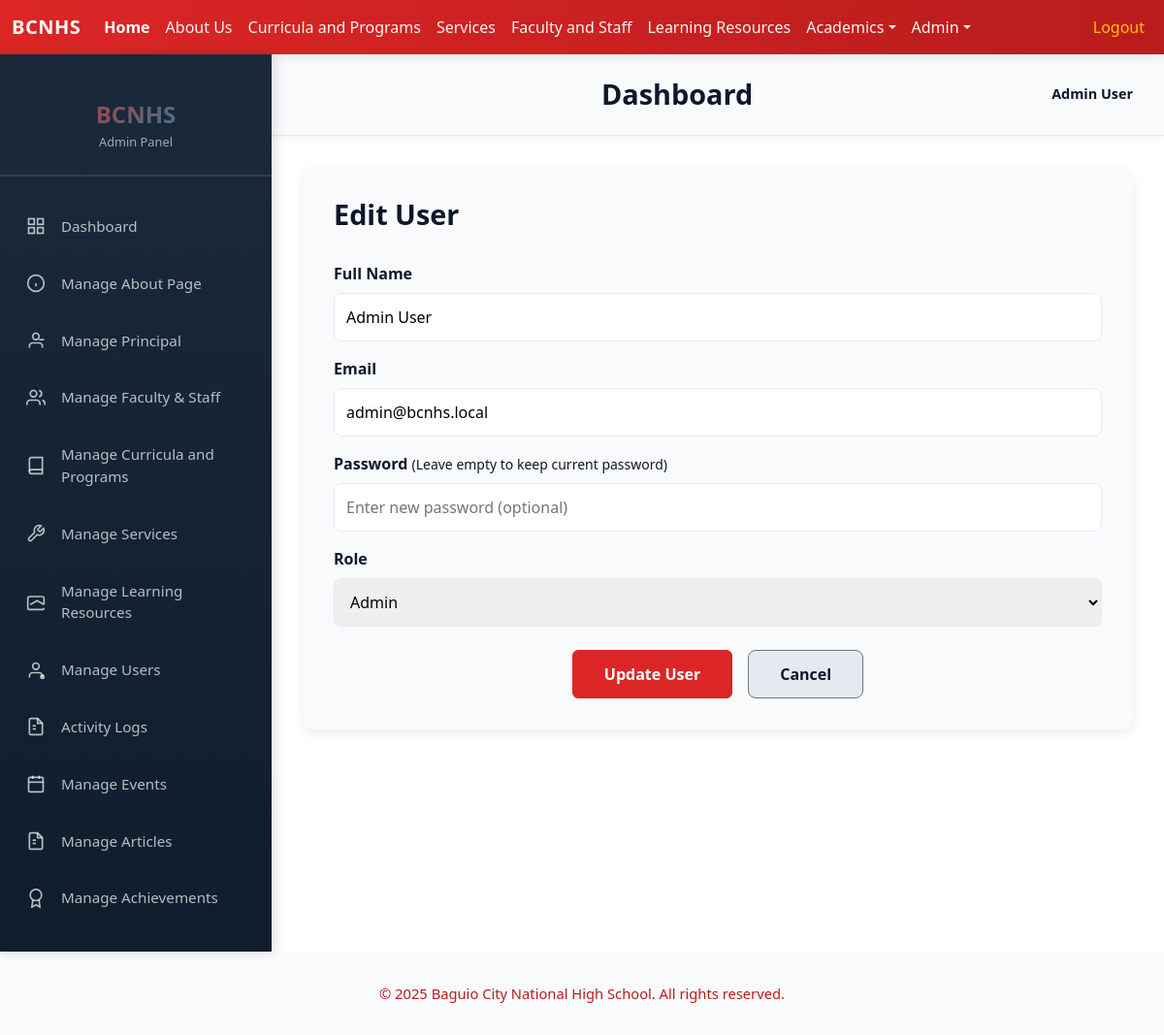
Screenshot of /admin/editUser.php?id=8 (signed in) with the database file from the repository.
### tables this page shows
CREATE TABLE `users` (
  `id` int(11) NOT NULL,
  `name` text NOT NULL,
  `email` text NOT NULL,
  `password` text NOT NULL,
  `role` text NOT NULL
);

### includes/auth.php (called while the page is built, shortened)
<?php
if (!function_exists('isLoggedIn')) {
function isLoggedIn() {
    return isset($_SESSION['user_id']) && isset($_SESSION['user_role']);
}
function getCurrentUser() {
    if (isLoggedIn()) {
        return [
            'id' => $_SESSION['user_id'],
            'name' => $_SESSION['user_name'],
            'email' => $_SESSION['user_email'],
            'role' => $_SESSION['user_role']
        ];
    }
    return null;
}
}
?>

### functions/functions.php (called while the page is built, shortened)
<?php
class Database {
    private $pdo;
    public function __construct() {
        $host = 'localhost';
        $user = 'root';
        $pass = '';
        $dbname = 'bcnhs';
        $charset = 'utf8mb4';
        try {
            $dsn = "mysql:host=$host;dbname=$dbname;charset=$charset";
            $options = [
                PDO::ATTR_ERRMODE            => PDO::ERRMODE_EXCEPTION,
                PDO::ATTR_DEFAULT_FETCH_MODE => PDO::FETCH_ASSOC,
                PDO::ATTR_EMULATE_PREPARES   => false,
            ];
            $this->pdo = new PDO($dsn, $user, $pass, $options);
        } catch (PDOException $e) {
            die("connection failed: " . $e->getMessage());
        }
    }
    public function getPDO() {
        return $this->pdo;
    }
}
class UsersModule {
    private $pdo;
    public function __construct() {
        $db = new Database();
        $this->pdo = $db->getPDO();
    }
    public function getUser($id) {
        $stmt = $this->pdo->prepare("SELECT * FROM users WHERE id = :id");
        $stmt->execute([':id' => $id]);
        return $stmt->fetch();
    }
}
?>

### admin/editUser.php (the view, shortened to what this page needs)
<?php
include('../includes/auth.php');
include('../functions/functions.php');
$currentUser = getCurrentUser();
$usersModule = new UsersModule();
$id = $_GET['id'];
$user = $usersModule->getUser($id);
?>
<!DOCTYPE html>
<html lang="en">
<head>
    <link href="../node_modules/bootstrap/dist/css/bootstrap.min.css" rel="stylesheet">
    <link href="../css/style.css" rel="stylesheet">
</head>
<body>
    <?php include('../includes/header.php') ?>
    <div class="admin-body">
        <?php include('../includes/admin_sidebar.php') ?>
        <main class="admin-main">
            <div class="admin-topbar">
                <div class="topbar-left">
                    <h1 class="page-title">Dashboard</h1>
                </div>
                <div class="topbar-right">
                    <div class="admin-profile">
                        <span class="profile-name"><?php echo htmlspecialchars($currentUser['name']); ?></span>
                    </div>
                </div>
            </div>
            <div class="admin-content">
                <div class="dashboard-section">
                    <div style="background: var(--color-surface); border-radius: 12px; padding: 0; box-shadow: 0 4px 12px rgba(12, 22, 43, 0.08); overflow: hidden;">
                        <div style="padding: 2rem;">
                            <h2 style="font-size: 1.8rem; font-weight: 700; color: var(--color-text); margin-bottom: 2rem;">Edit User</h2>
                            <form action="" method="post">
                                <div style="margin-bottom: 1rem;">
                                    <label style="display: block; font-weight: 600; color: var(--color-text); margin-bottom: 0.5rem;">Full Name</label>
                                    <input type="text" name="name" value="<?php echo $user['name'] ?>" placeholder="Enter full name" required style="width: 100%; padding: 0.75rem; border: 1px solid var(--color-border); border-radius: 8px; font-size: 1rem; box-sizing: border-box;">
                                </div>
                                <div style="margin-bottom: 1rem;">
                                    <label style="display: block; font-weight: 600; color: var(--color-text); margin-bottom: 0.5rem;">Email</label>
                                    <input type="email" name="email" value="<?php echo $user['email'] ?>" placeholder="Enter email address" required style="width: 100%; padding: 0.75rem; border: 1px solid var(--color-border); border-radius: 8px; font-size: 1rem; box-sizing: border-box;">
                                </div>
                                <div style="margin-bottom: 1rem;">
                                    <label style="display: block; font-weight: 600; color: var(--color-text); margin-bottom: 0.5rem;">Password <span style="color: var(--color-text-secondary); font-weight: 400; font-size: 0.875rem;">(Leave empty to keep current password)</span></label>
                                    <input type="password" name="password" placeholder="Enter new password (optional)" style="width: 100%; padding: 0.75rem; border: 1px solid var(--color-border); border-radius: 8px; font-size: 1rem; box-sizing: border-box;">
                                </div>
                                <div style="margin-bottom: 1.5rem;">
                                    <label style="display: block; font-weight: 600; color: var(--color-text); margin-bottom: 0.5rem;">Role</label>
                                    <select name="role" required style="width: 100%; padding: 0.75rem; border: 1px solid var(--color-border); border-radius: 8px; font-size: 1rem; box-sizing: border-box;">
                                        <option value="Admin" <?php echo $user['role'] === 'Admin' ? 'selected' : '' ?>>Admin</option>
                                    </select>
                                </div>
                                <div style="display: flex; gap: 1rem; justify-content: center;">
                                    <button type="submit" name="submit" class="btn btn-primary" style="padding: 0.75rem 2rem; font-weight: 600;">Update User</button>
                                    <a href="users.php" class="btn btn-secondary" style="padding: 0.75rem 2rem; font-weight: 600; text-decoration: none; background: var(--color-border); color: var(--color-text); border-radius: 8px; display: inline-block;">Cancel</a>
                                </div>
                            </form>
                        </div>
                    </div>
                </div>
            </div>
        </main>
    </div>
    <?php
    include('../includes/footer.php'); ?>
</body>
</html>

### css/style.css (style rules this page uses)
:root { --color-primary: #dc2626; --color-primary-600: #b91c1c; --color-primary-100: #ffe6e6; --color-secondary: #0891b2; --color-secondary-600: #046e75; --color-accent: #f97316; --color-bg: #ffffff; --color-surface: #f8fafc; --color-muted: #6b7280; --color-text: #0f172a; --color-border: #e6e9ef; --color-muted-200: #9ca3af; }
body { color: var(--color-text); background: var(--color-bg); }
a { color: var(--color-primary); }
.page-title { text-align: center; margin: 0 0 1rem 0; }
.section-title, .curricula-section .section-header h2, .page-title { color: var(--color-text); }
.btn-primary, .btn-primary:visited { background-color: var(--color-primary); border-color: var(--color-primary); }
.admin-body { display: flex; margin: 0; padding: 0; background: var(--color-bg); min-height: calc(100vh - 80px); }
.admin-main { flex: 1; display: flex; flex-direction: column; min-height: auto; }
.admin-topbar { background: var(--color-surface); padding: 1.5rem 2rem; display: flex; justify-content: space-between; align-items: center; border-bottom: 1px solid var(--color-border); box-shadow: 0 2px 8px rgba(12, 22, 43, 0.05); }
.topbar-left { flex: 1; }
.page-title { font-size: 1.8rem; font-weight: 700; color: var(--color-text); margin: 0; }
.topbar-right { display: flex; align-items: center; gap: 2rem; }
.admin-profile { display: flex; align-items: center; gap: 0.75rem; }
.profile-name { font-size: 0.9rem; font-weight: 600; color: var(--color-text); }
.admin-content { flex: 1; padding: 2rem; overflow-y: auto; }
.dashboard-section { margin-bottom: 2.5rem; }

### rows the page displays
users: name "Admin User", email "admin@bcnhs.local", role "Admin"
